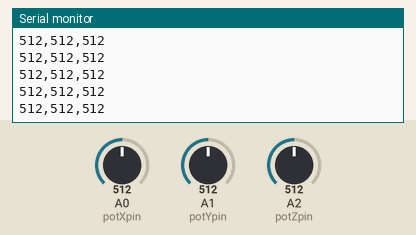
The sketch below on a simulated Arduino Uno, built with avr-gcc and run on an emulated ATmega328P. On the bench: the last lines printed to the serial monitor. Inputs (shaded band) come from the test bench; at power-on: A0 (potXpin) = 512, A1 (potYpin) = 512, A2 (potZpin) = 512.

Above: at 1.2 s.
1.3 s: A0 (potXpin) set to 105
At 2.3 s:
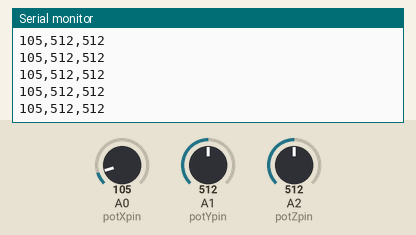
2.8 s: A0 (potXpin) set to 90
At 3.6 s:
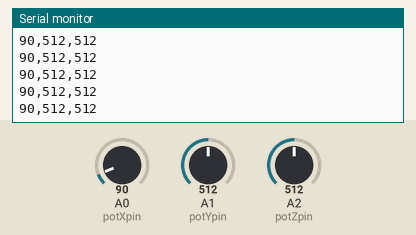
Timing chart, 0 to 5.8 s (numbered marks = the images above; inputs shaded):
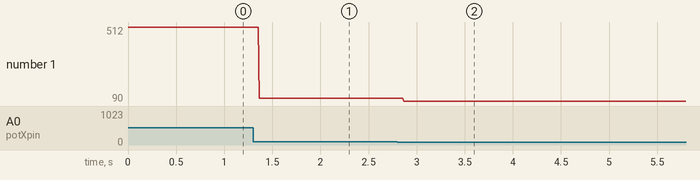

The sketch:

potentiometer3x.ino
```cpp
// which analog pins are the pots connected to?
int potXpin = 0;
int potYpin = 1;
int potZpin = 2;

void setup() {
  Serial.begin(9600);
}

void loop() {
  // just read in the values
  int potX = analogRead(potXpin);
  int potY = analogRead(potYpin);
  int potZ = analogRead(potZpin);

  // the terminating character from println
  // will serve to tell the serial listener (in Processing
  // or Unity) that the message has ended
  Serial.print(potX);
  Serial.print(",");
  Serial.print(potY);
  Serial.print(",");
  Serial.println(potZ);

  delay(10);
}
```

Measured:
- after the input at 1.3 s, the serial monitor: prints a new line after 0.07 s (image 1)
- after the input at 2.8 s, the serial monitor: prints a new line after 0.07 s (image 2)
- plotted number 1: 512 → 105 after the input at 1.3 s, 105 → 90 after the input at 2.8 s
